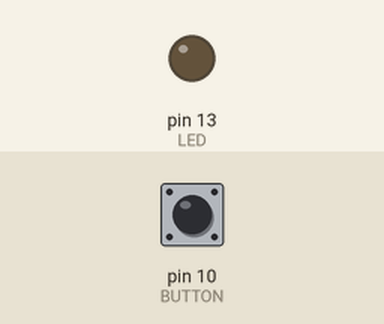
A sketch run on a simulated Arduino Uno, built with avr-gcc and run on an emulated ATmega328P. Shown: output pins drawn as LEDs (lit = HIGH). The inputs (shaded band) are chosen by the test bench; at power-on: pin 10 (BUTTON) LOW.

Above: at 1.2 s.
1.3 s: pin 10 (BUTTON) pulled HIGH for 0.15 s
At 2.1 s:
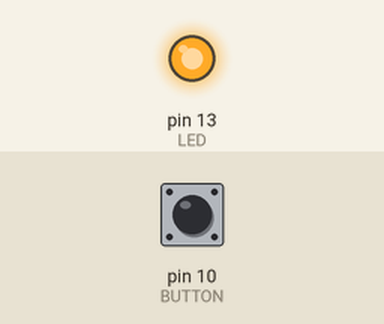
2.9 s: pin 10 (BUTTON) pulled HIGH for 1 s
At 3.3 s:
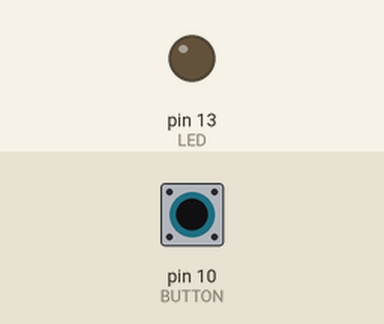
5.4 s: pin 10 (BUTTON) pulled HIGH for 3.2 s
At 6.4 s:
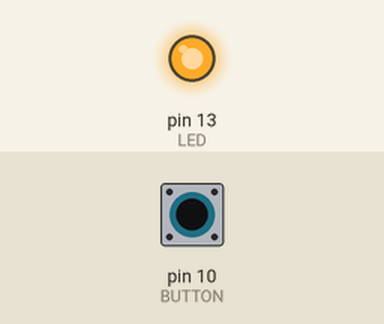
Timing chart, 0 to 8.4 s (numbered marks = the images above; inputs shaded):
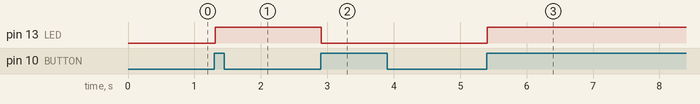

The sketch:

SwitchButton_LED.ino
```cpp
const int LED = 13;
const int BUTTON = 10;

int val = 0; // state of input pin
int old_val = 0; // previous value of val
int state = 0; // state of LED (1 = on)

void setup() {
  // put your setup code here, to run once:
  pinMode(LED, OUTPUT);
  pinMode(BUTTON, INPUT);

}

void loop() {
  // put your main code here, to run repeatedly:
  val = digitalRead(BUTTON);

  if ((val == HIGH) && (old_val == LOW)) {
    state = 1 - state;
    delay(10);
  }

  old_val = val;

  if (state == 1) {
    digitalWrite(LED, HIGH);
  } else {
    digitalWrite(LED, LOW);
  }

}
```

Measured:
- after the input at 1.3 s, pin 13 (LED): LOW → HIGH at once
- after the input at 2.9 s, pin 13 (LED): HIGH → LOW at once
- after the input at 5.4 s, pin 13 (LED): LOW → HIGH at once
